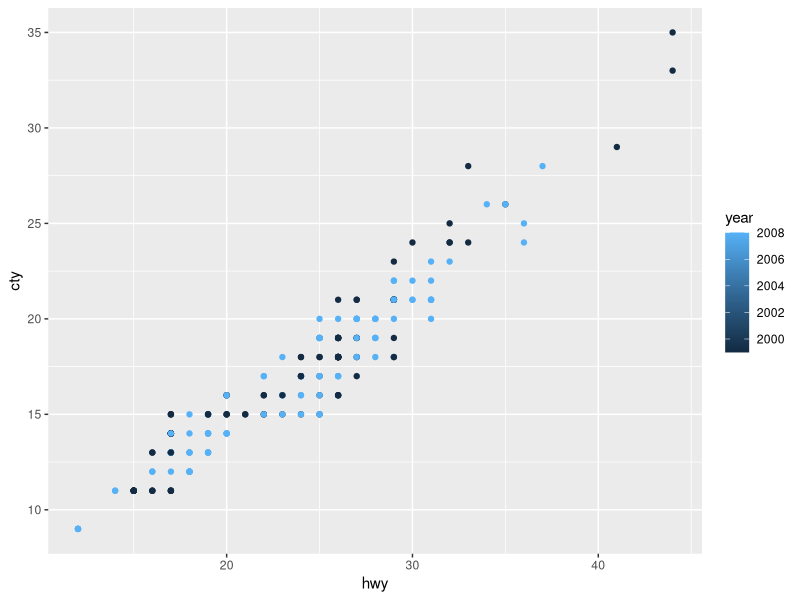

Generate this figure with R:
## ---- chunk 1
library(ggplot2)
library(tidyverse)
ggplot(
  data = mpg,
  mapping = aes(
    x = hwy,
    y = cty,
    color = year
  )
)+
  geom_point()
